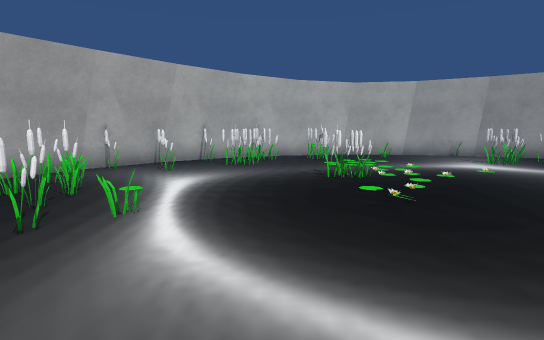
[1] (above)

16 first-person views from a walk through a scene from a Unity 3-D project. The camera is 1.3 m above the floor, tilts 8° down and sees 80° across. The floor is counted in squares, 1 m on a side. Each view is taken from the middle of a square. On the plan, view 1 faces up. The plan holds only what a view shows up to about 14 squares ahead; the rest is blank. The place goes on beyond the plan. The player character is not drawn. Some surface patterns are stand-ins.

[2]
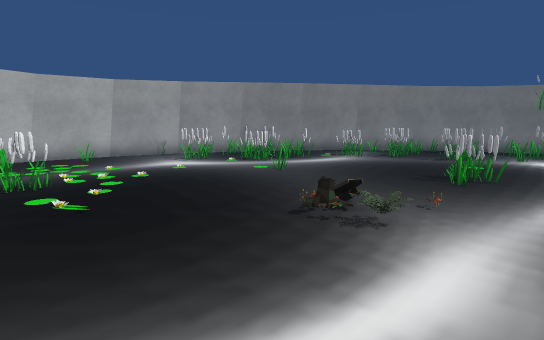

[3]
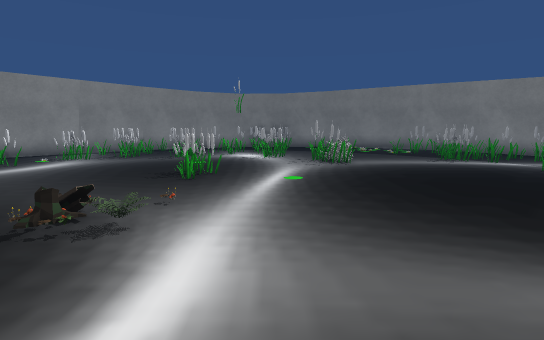

[4]
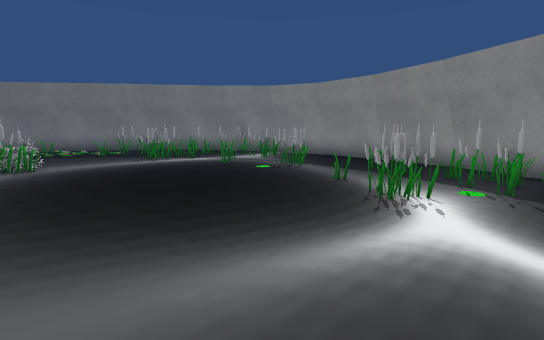

[5]
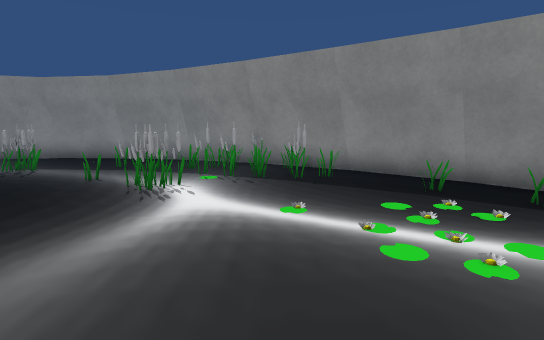

[6]
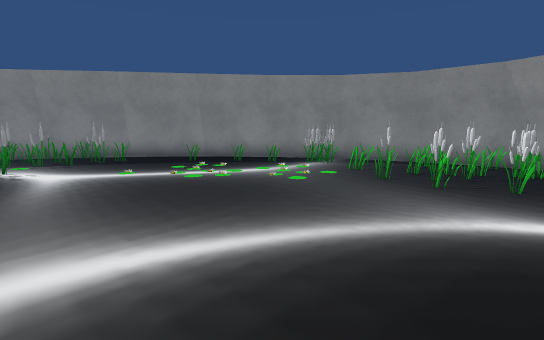

[7]
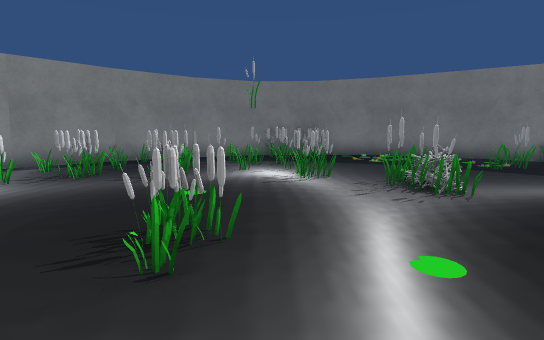

[8]
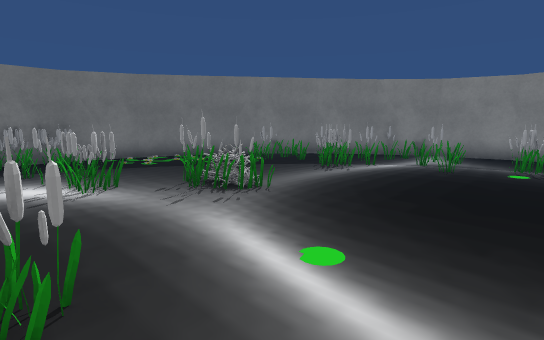

[9]
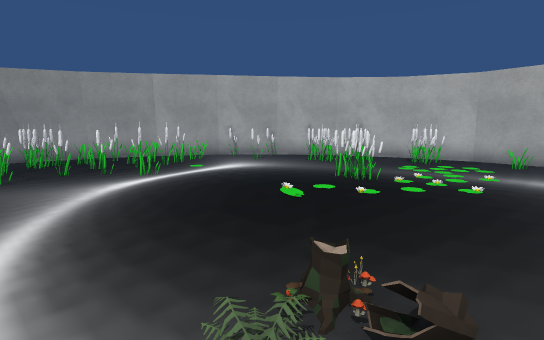

[10]
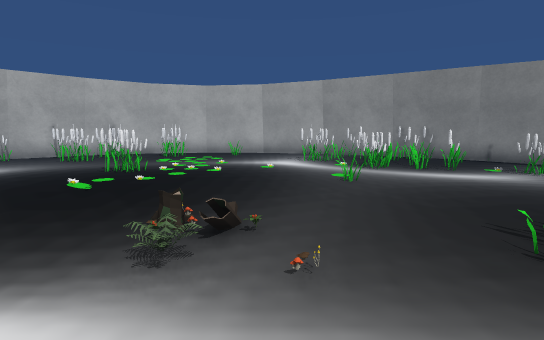

[11]
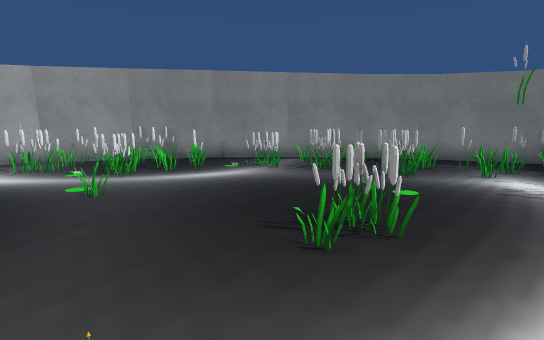

[12]
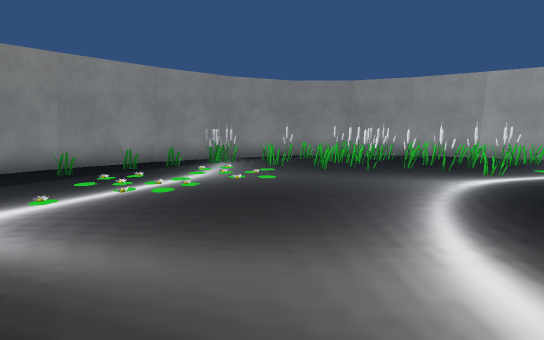

[13]
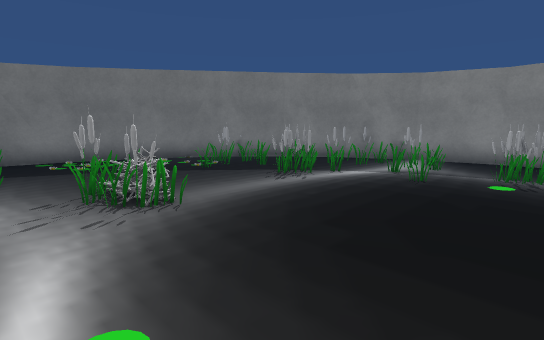

[14]
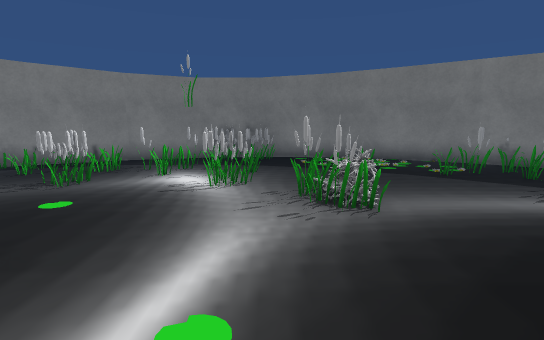

[15]
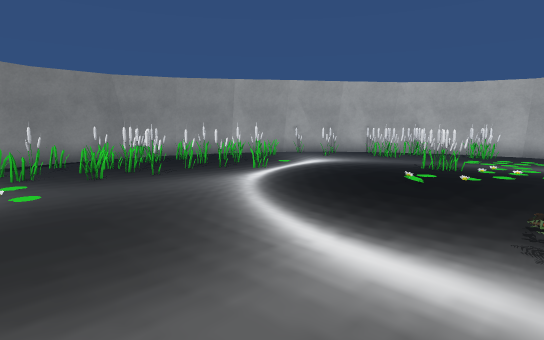

[16]
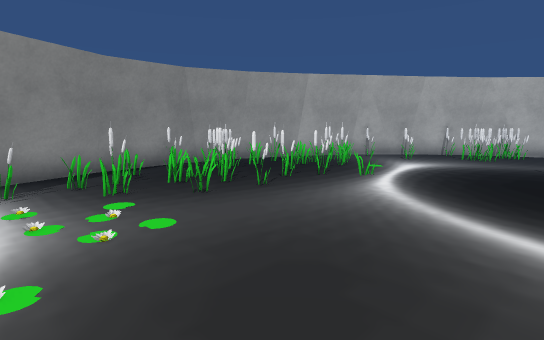

### Floor plan
Key: @ floor where view 1 was taken; # wall or solid block; . floor; = window, fence, low wall or low ledge; O other object.
Columns run from 7 left of view 1 to 20 right of it. Each row starts with its distance up from view 1.
 14          =####
 13       ########O##
 12     =O#O.O......O##
 11    ##.O.......OOO.O##
 10   O#O.O....O...O....##
  9  =#.O.....O..O.OOO...##
  8  #......OOOO......OOO ##
  7 =#O.......O.........O.O##
  6 ##OO...........O.....OOO##
  5 #OOO.O...O............O..#
  4 #O.OO................O.O.##
  3 #O.O.................O.O..#
  2 #OO.O.......O...OO.....O.O#
  1 #OOO...................O.OO#
  0 #OO....@.............O....O#
 -1 ##..................O.....##
 -2 ##O.O..............OOO....##
 -3  #O................OOO....#
 -4  ##O..O.................O.#
 -5   #.O.....................#
 -6   =#.O....O.........O..O.##
 -7    ##.....OO.......OO.OO##
 -8     =#.O.O..O....O..O.O###
 -9      =##..OO...O....O.O##
-10        ###O..O....O.O##=
-11         ####......O###
-12            #########

Positions as (right, up) in squares from view 1, and headings:
1: (0, 0), facing up
2: (1, 0), facing up-right
3: (1, 0), facing right
4: (1, -1), facing down-right
5: (1, 0), facing down
6: (4, 4), facing down-left
7: (6, 1), facing right
8: (7, 2), facing down-right
9: (6, 1), facing up-left
10: (6, -1), facing up
11: (6, 0), facing up-right
12: (6, -1), facing left
13: (7, 0), facing down-right
14: (7, -1), facing right
15: (5, -2), facing up-left
16: (2, -3), facing up-left
